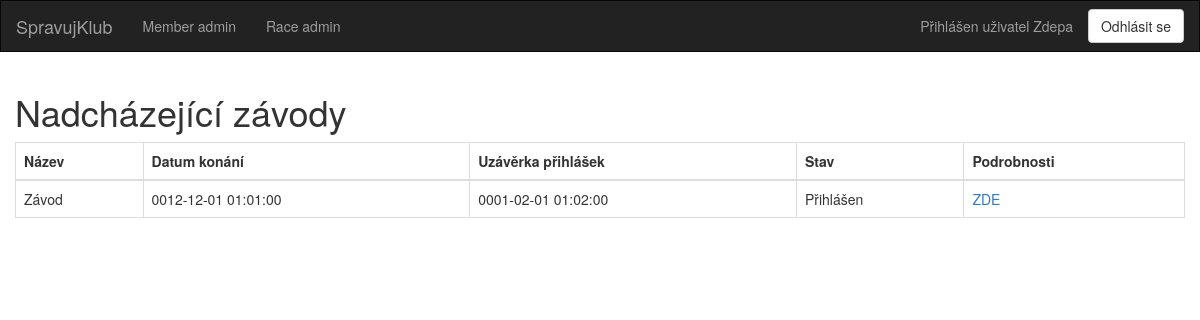
Page / (signed in) on the committed database.
### dl/models/Member.py (models this page shows, shortened)
class Member(db.Model):
    __tablename__ = "members"
    id = db.Column(db.Integer, primary_key=True, autoincrement=True)
    name = db.Column(db.String(50))
    email = db.Column(db.String(50), unique=True)
    password = db.Column(db.String(50))
    salt = db.Column(db.String(16))
    races = db.relationship('Race', secondary='ucast_na_zavode')
    created_races = db.relationship('Race', backref='created_by', lazy=True)

### dl/models/Race.py (models this page shows, shortened)
class Race(db.Model):
    __tablename__ = "races"
    id = db.Column(db.Integer, primary_key=True, autoincrement=True)
    name = db.Column(db.String(100), nullable=False)
    date = db.Column(db.DateTime, nullable=False)
    deadline = db.Column(db.DateTime, nullable=False)
    info = db.Column(db.Text)
    created_by_user_id = db.Column(db.Integer, db.ForeignKey('members.id'))
    members = db.relationship('Member', secondary='ucast_na_zavode')

### views.py (the view)
@app.route('/', methods=['GET'])
@login_required
def index():
    races_from_db = Race.query.all()
    return render_template("races.html", races=races_from_db, title="Nadcházející závody")

### main.py (called while the page is built)
@login_manager.user_loader
def load_user(user_id):
    from dl.models.Member import Member
    return Member.query.get(user_id)

### templates/races.html
{% extends "base.html" %}
{% block content %}
    <div class="container tab-content">
        <div class="row">
            <h1>Nadcházející závody</h1>
            <div class="table-responsive">
                <table class="table table-bordered" id="mainTable">
                    <thead>
                    <tr>
                        <th>Název</th>
                        <th>Datum konání</th>
                        <th>Uzávěrka přihlášek</th>
                        <th>Stav</th>
                        <th>Podrobnosti</th>
                    </tr>
                    </thead>
                    <tbody id="displayArea">
                    {% for race in races %}
                        <tr>
                            <td>{{ race.name }}</td>
                            <td>{{ race.date }}</td>
                            <td>{{ race.deadline }}</td>
                            <td>
								{% if current_user in race.members %}
									Přihlášen
                                {% else %}
									Nepřihlášen
                                {% endif %}
                            </td>
                            <td><a href="/race_detail/{{ race.id }}">ZDE</a></td>
                        </tr>
                    {% endfor %}
                    </tbody>
                </table>
            </div>
        </div>
    </div>
{% endblock %}

### templates/base.html (shortened to what this page needs)
{% extends "bootstrap/base.html" %}
	{% block header %}
		{% block navbar %}
			<nav class="navbar navbar-inverse" style="border-radius: 0 !important;">
				<div class="container-fluid">
					<div class="navbar-header">
						<a class="navbar-brand" href="{{ url_for('index') }}">SpravujKlub</a>
					</div>
					<div class="collapse navbar-collapse" id="bs-example-navbar-collapse-1">
						<ul class="nav navbar-nav">
							<li><a href="{{ url_for('admin_member') }}">Member admin</a></li>
							<li><a href="{{ url_for('admin_race') }}">Race admin</a></li>
						</ul>
						<ul class="nav navbar-nav navbar-right">
							{% if current_user.is_authenticated %}
								<li>
									<a href="{{ url_for('profile', user_id=current_user.id ) }}">Přihlášen
										uživatel {{ current_user.name }}</a>
								</li>
								<li>
									<button type="button" onclick="location.href='/logout'"
											class="btn btn-default navbar-btn" id="signIn_button">Odhlásit se
									</button>
								</li>
							{% else %}
								<li>
									<a>Uživatel nepřihlášen</a>
								</li>
							{% endif %}
						</ul>
					</div>
				</div>
			</nav>
		{% endblock %}
	{% endblock %}

### rows in the picture
Member: name "Zdepa"
Race: name "Závod", date "0012-12-01 01:01:00", deadline "0001-02-01 01:02:00"
